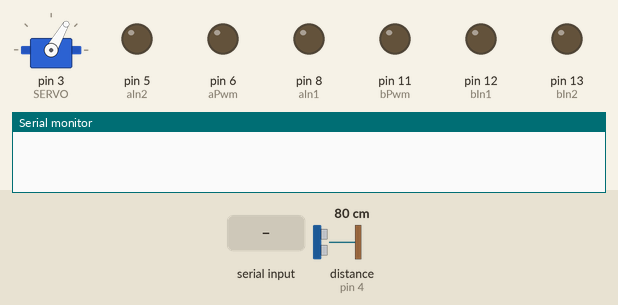
This sketch was run on a simulated Arduino Uno, built with avr-gcc and run on an emulated ATmega328P. Shown: servo, output pins drawn as LEDs (lit = HIGH), the last lines printed to the serial monitor. The inputs (shaded band) are chosen by the test bench; at power-on: distance to the obstacle (sensor on pin 4) 80 cm. The echo pulse lasts 58.3 µs per cm.

Above: at 1.5 s.
1.6 s: "#" received over Serial
At 1.79 s:
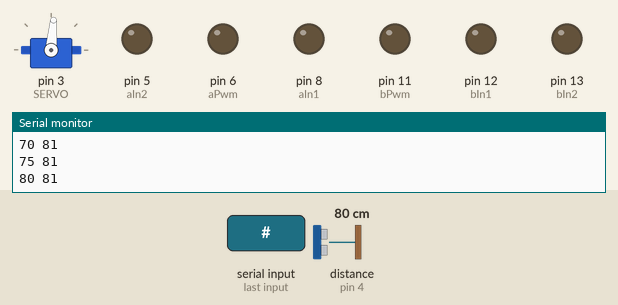
At 2.2 s:
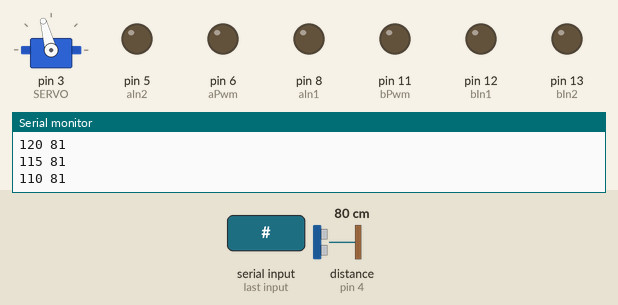
Timing chart, 0 to 4.6 s (numbered marks = the images above; inputs shaded):
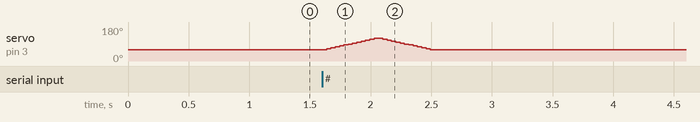

Measured:
- after the input at 1.6 s, servo on pin 3 (SERVO): rises from 60° to 120° in 0.39 s, then falls to 60° in 0.46 s

The sketch:

arduino_main.ino
```cpp
#include <Servo.h>
#include <NewPing.h>
//Global Variables Declaration

#define TRIG 2
#define ECHO 4
#define SERVO 3
#define BAUD 9600

//***********************
#define aPwm 6
#define aIn1 8
#define aIn2 5

#define bPwm 11
#define bIn1 12
#define bIn2 13
//***********************

NewPing sonar(TRIG,ECHO);
unsigned int dist;
unsigned int pos;
Servo myservo;

String inData;
int x;
int i;

void setup() {
  myservo.attach(SERVO);
  myservo.write(60);
  delay(300);
  Serial.begin(BAUD);
  //*****************
  pinMode(aPwm, OUTPUT);
  pinMode(aIn1, OUTPUT);
  pinMode(aIn2, OUTPUT);
  pinMode(bPwm, OUTPUT);
  pinMode(bIn1, OUTPUT);
  pinMode(bIn2, OUTPUT);
  //*****************
}

void loop() {

  wait();
}


void wait()
{
  while (Serial.available() > 0)
    {
        char recieved = Serial.read();
        inData += recieved;

        // Process message when # character is recieved
        if (recieved == '#')
        {
            x=inData.toInt();
            //Serial.print("Arduino Received: ");
            //Serial.println(x);
            switch (x)
            {
              case 000:
                //Serial.println("Read data");
                Sweep();
              break;

              case 10:
                Serial.println("Move forward");
              break;

              case 11:
                Serial.println("Move back");
              break;

              case 12:
                Serial.println("Turn left");
              break;

              case 13:
                Serial.println("Turn right");
              break;

              case 20:
                dummydata();
            }
            inData = ""; // Clear recieved buffer
        }
    }
}

void dummydata() {
  for(i=0;i<=30;i++)
  {
    Serial.print(i);
    Serial.print(" ");
    Serial.println(i+30);
    delay(5);
  }
  wait();
}

void Sweep(){
for(pos = 60; pos < 125; pos += 5)  // goes from 0 degrees to 180 degrees
  {                                  // in steps of 5 degree
    myservo.write(pos);              // tell servo to go to position in variable 'pos'
    delay(30);                       // waits 15ms for the servo to reach the position
    dist = sonar.ping_cm();
    Serial.print(pos);
    Serial.print(" ");
    Serial.println(dist);
  }
for(pos = 120; pos >= 60; pos -= 5)  // goes from 0 degrees to 180 degrees
  {                                  // in steps of 5 degree
    myservo.write(pos);              // tell servo to go to position in variable 'pos'
    delay(30);                       // waits 15ms for the servo to reach the position
    dist = sonar.ping_cm();
    Serial.print(pos);
    Serial.print(" ");
    Serial.println(dist);
  }
  Serial.println('#');
}

//***********************************

void reverse()
{
  digitalWrite(aIn1, HIGH);
  digitalWrite(aIn2, LOW);
  analogWrite(aPwm, 238);  //Duty Cycle value range 0~255

  digitalWrite(bIn1, HIGH);
  digitalWrite(bIn2, LOW);
  analogWrite(bPwm, 187);
  delay(1000);
  Stop();
}

void forward()
{
  digitalWrite(aIn1, LOW);
  digitalWrite(aIn2, HIGH);
  analogWrite(aPwm, 238);  //Duty Cycle value range 0~255

  digitalWrite(bIn1, LOW);
  digitalWrite(bIn2, HIGH);
  analogWrite(bPwm, 200);
  delay(1000);
  Stop();
}

void right()
{
  digitalWrite(aIn1, HIGH);
  digitalWrite(aIn2, LOW);
  analogWrite(aPwm,210);  //Duty Cycle value range 0~255

  digitalWrite(bIn1, LOW);
  digitalWrite(bIn2, HIGH);
  analogWrite(bPwm, 148);
  delay(1000);
  Stop();
}

void left()
{
  digitalWrite(aIn1, LOW);
  digitalWrite(aIn2, HIGH);
  analogWrite(aPwm, 216);  //Duty Cycle value range 0~255

  digitalWrite(bIn1, HIGH);
  digitalWrite(bIn2, LOW);
  analogWrite(bPwm, 137);
  delay(1000);
  Stop();
}

void Stop()
{
  digitalWrite(aIn1, LOW);
  digitalWrite(aIn2, LOW);
  digitalWrite(bIn1, LOW);
  digitalWrite(bIn2, LOW);
}

//***************************************
```
